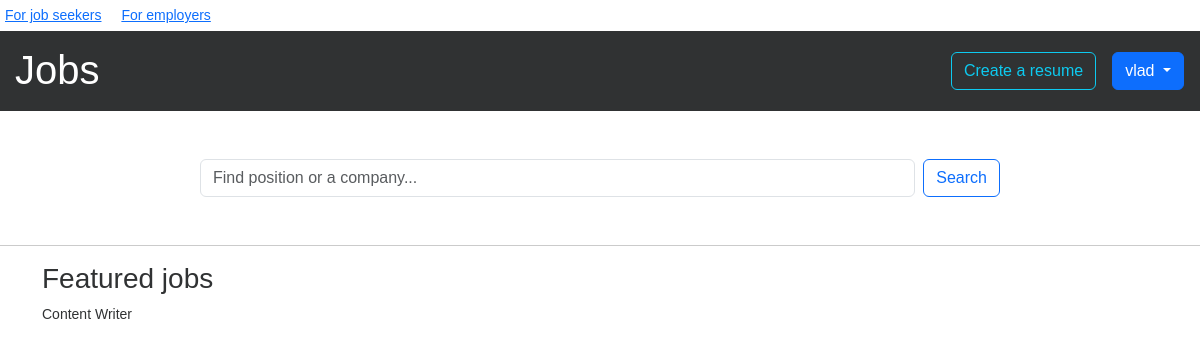
The page / (signed in) on the database as committed earlier.
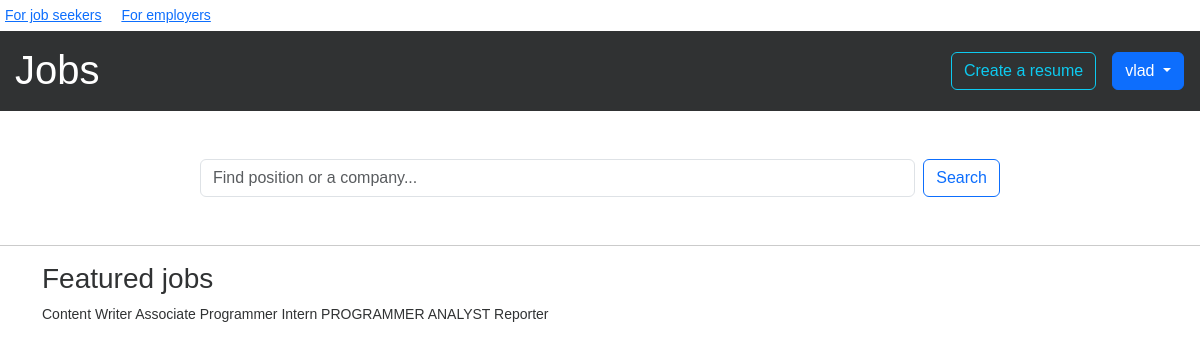
The same page on the database as committed later.
### hh/models.py (models this page shows, shortened)
class User(AbstractUser):
    id = models.UUIDField(primary_key=True, default=uuid.uuid4, editable=False)
    is_employer = models.BooleanField(default=False)

class JobPosting(models.Model):
    INDUSTRY_CHOICES = (
        ('1', 'Unspecified'),
        ('2', 'Consulting'),
        ('3', 'Accounting'),
        ('4', 'Finance'),
        ('5', 'Advertising'),
        ('6', 'Human Resources'),
        ('7', 'Sales'),
        ('8', 'News & Media'),
        ('9', 'Insurance'),
        ('10', 'Entertainment'),
        ('11', 'Marketing'),
        ('12', 'Science & Research'),
        ('13', 'Tech'),
        ('14', 'Healthcare'),
        ('15', 'Manufacturing'),
    )
    COUNTRY_CHOICES = (
        ('RU', 'Russia'),
        ('KZ', 'Kazakhstan'),
        ('BY', 'Belarus'),
        ('UZ', 'Uzbekistan'),
        ('AZ', 'Azerbaijan'),
        ('GE', 'Georgia'),
        ('KG', 'Kyrgyzstan'),
    )
    id = models.UUIDField(primary_key=True, default=uuid.uuid4, editable=False)
    title = models.CharField(max_length=200)
    industry = models.CharField(max_length=3, choices=INDUSTRY_CHOICES, default='1')
    country = models.CharField(max_length=3, choices=COUNTRY_CHOICES, default='KZ')
    city = models.CharField(max_length=100)
    job_description = models.TextField(max_length=10000)
    additional_information = models.TextField(max_length=10000, null=True, blank=True)
    experience_required = models.CharField(max_length=10000)
    does_not_need_experience = models.BooleanField(default=False)
    is_remote = models.BooleanField(default=False)
    is_part_time = models.BooleanField(default=False)
    employer = models.ForeignKey('User', on_delete=models.CASCADE, related_name='employers')
    job_open_date = models.DateTimeField(auto_now_add=True)
    min_salary = models.DecimalField(max_digits=10, decimal_places=2)
    max_salary = models.DecimalField(max_digits=10, decimal_places=2)
    visible = models.BooleanField(default=True)
    liked = models.ManyToManyField('User', blank=True, related_name='liked_post')

### hh/views.py (the view)
# urls.py: path("", views.index, name="index"),
def index(request):
    if request.user.is_authenticated:
        job_postings = JobPosting.objects.all()
        if request.user.is_employer:
            pass
        elif not request.user.is_employer:
            pass
        context = {'job_postings' : job_postings}
    else:
        context = {}
    return render(request, "hh/index.html", context)

### hh/templates/hh/index.html (shortened to what this page needs)
{% extends "hh/layout.html" %}
{% block body %}
        {% if not user.is_authenticated %}
       <div class="container mt-5">
        <div class="d-flex justify-content-center">
            <h1>Everyone can find a job</h1>
        </div>
        <div class="d-flex justify-content-center">
        <h3>Let's find yours!</h3>
        </div>
        <div class="index-search-bar-div">
        <form class="d-flex w-100 mt-5">
        <input class="form-control me-2" type="search" placeholder="Find position or a company..." aria-label="Search">
        <button class="btn btn-outline-primary" type="submit">Search</button>
        </form>
        <div class="mt-3">
        <a href="#">I'm looking for an employee...</a>
        </div>
        </div>
        <div class="mt-5">
        <h3>Featured jobs</h3>
        </div>
        </div>
        {% elif user.is_authenticated and user.is_employer %}
        employer
        {% elif user.is_authenticated and not user.is_employer %}
        <div class="index-search-bar-div">
        <form class="d-flex w-100 mt-5">
        <input class="form-control me-2" type="search" placeholder="Find position or a company..." aria-label="Search">
        <button class="btn btn-outline-primary" type="submit">Search</button>
        </form>
        </div>
        <hr class="mt-5">
        <div class="container">
         <h3>Featured jobs</h3>
        {% for job_posting in job_postings %}
        {{ job_posting.title }}
         {% endfor %}
        </div>
        {% endif %}
{% endblock body %}

### hh/templates/hh/layout.html (shortened to what this page needs)
{% load static %}
{% load bootstrap5 %}
{% bootstrap_css %}
<!DOCTYPE html>
<html lang="en">
<head>
    <link href="https://cdn.jsdelivr.net/npm/bootstrap@5.3.0-alpha3/dist/css/bootstrap.min.css" rel="stylesheet">
    <link href="{% static 'hh/styles.css' %}" rel="stylesheet">
</head>
<body>
        <header>
        <div class="header-container">
            <div class="top-link d-inline me-3"><a href="#">For job seekers</a></div>
            <div class="top-link d-inline"><a href="#">For employers</a></div>
        </div>
         <div class="header-block">
            <div class="header-container">
                <div class="d-flex justify-content-between">
                <h1 class="logo d-inline"><a class="link-no-decoration" href="{% url 'index' %}">Jobs</a></h1>
        {% if user.is_authenticated %}
               <div class="d-flex justify-content-between">
               <div class="mt-3 ps-3 pe-3">
                {% if not user.is_employer %}
                <a type="button" class="btn btn-outline-info">Create a resume</a>
                {% else %}
                <a href="{% url 'create_job_posting' %}" type="button" class="btn btn-outline-info">Create a job posting</a>
               {% endif %}
                </div>
                <div class="dropdown mt-3 me-3">
              <button class="btn btn-primary dropdown-toggle" type="button" id="dropdownMenuButton1" data-bs-toggle="dropdown" aria-expanded="false">
                  {{ user.username }}
              </button>
            </div>
            </div>
        {% else %}
                <div class="button-header d-inline"><a href="{% url 'login' %}" class="btn btn-primary">Sign in</a></div>
        {% endif %}
                </div>
            </div>
        </div>
    </header>
    <main>
        {% block body %}
        {% endblock body %}
    </main>
</body>
</html>

### hh/static/hh/styles.css (style rules this page uses)
body, html { min-height: 100%; background: #fff; }
body { color: #303233; font-family: Arial,Helvetica Neue,sans-serif; font-size: 14px; margin: 0; }
header { margin: 0; padding: 0; }
.header-container { max-width: 1300px; min-height: 20px; margin: auto; padding-top: 5px; padding-bottom: 5px; padding-left: 5px; }
.header-block { background-color: #303233; min-height: 80px; color: white; }
.logo { margin-bottom: 0; margin-top: 10px; margin-left: 10px; margin-right: 5px; }
.link-no-decoration { text-decoration: none; color: inherit; }
main { max-width: 1300px; margin: auto; }
.index-search-bar-div { max-width: 800px; margin: auto; }

Rows that differ between the two databases and show on the page:
added JobPosting: title "Associate Programmer Intern"
added JobPosting: title "PROGRAMMER ANALYST"
added JobPosting: title "Reporter"
